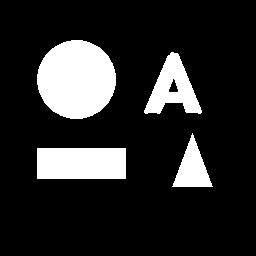
#> input picture opencv04/shape.png, 256 x 256 px
$ python 04-04.py
#> lines starting #> are read from the running program, lines starting #| are printed output that depends on the picture; after the words box and inside, x2 and y2 are one past the last pixel; in counts of white or black regions, pixels touching at a corner belong together
import numpy as np
import cv2

img = cv2.imread('shape.png')
#> img is the input picture: shape (256, 256, 3); 16.1% white; 4 white regions, box (x1, y1, x2, y2) and area: (37, 40, 116, 119) 4880, (37, 148, 126, 179) 2759, (144, 52, 202, 114) 1797, (172, 133, 213, 187) 1108
gray = cv2.cvtColor(img, cv2.COLOR_BGR2GRAY)
circles = cv2.HoughCircles(gray, cv2.HOUGH_GRADIENT, 1, 100,
                           param1=250, param2=10, minRadius=30, maxRadius=100)
#> circles = [[77.5, 80.5, 41.4]]

if circles is not None:
    circles = np.uint16(np.around(circles))
#> circles = [[78, 80, 41]]

    for i in circles[0, :]:
        cv2.circle(img, (i[0], i[1]), i[2], (0, 255, 0), 2)
        cv2.circle(img, (i[0], i[1]), 2, (0, 0, 255), 3)
#> this loop made 1 pass
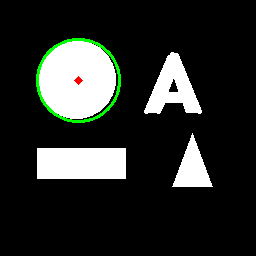
#> img: shape (256, 256, 3); 1.25% of pixels changed, all inside (x1, y1, x2, y2) = (36, 38, 121, 123)

cv2.imshow('img', img)
cv2.waitKey(0)
cv2.destroyAllWindows()
